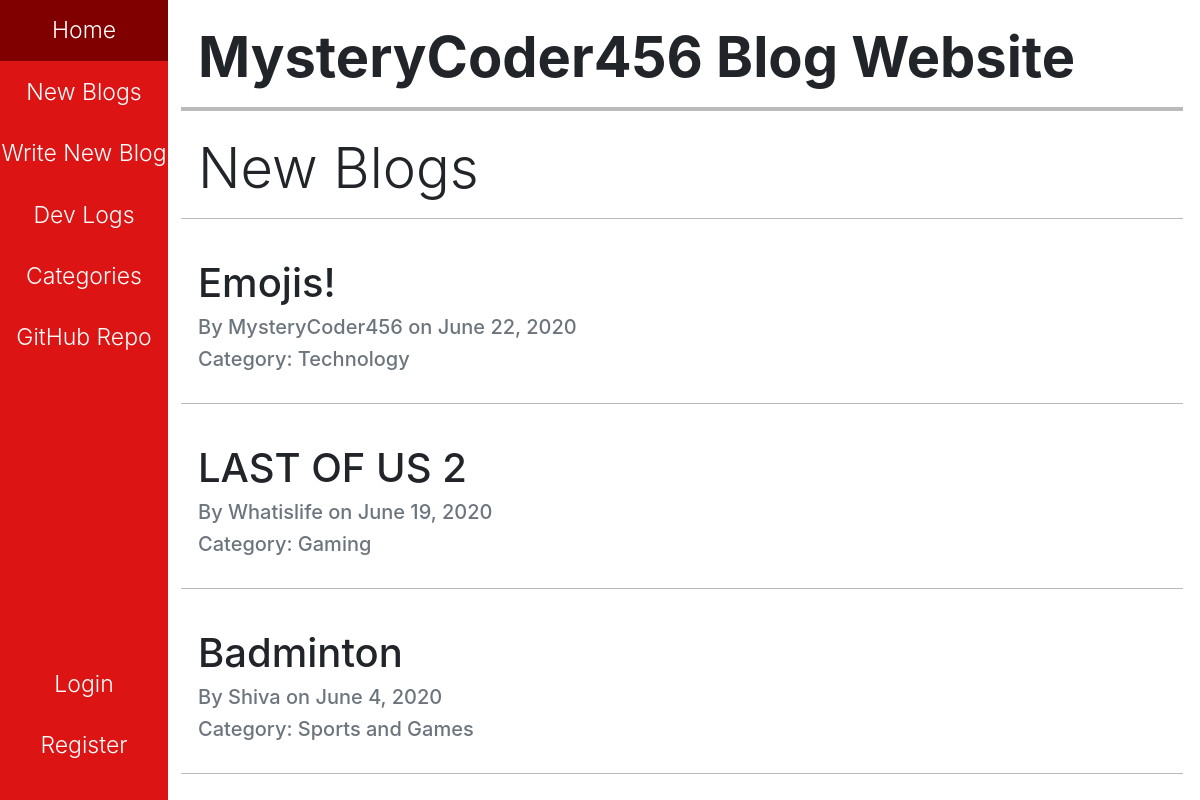
The app's page /blogs/ with its own data.
### blog/models.py (models this page shows, shortened)
class Blog(VoteModel, models.Model):
    blog_list = models.ForeignKey(BlogList, on_delete=models.CASCADE)
    title = models.CharField(max_length=100)
    author = models.CharField(max_length=150)
    creation_date = models.DateField()
    content = models.TextField(
        max_length=500,
        blank=True,
        validators=[MaxLengthValidator(500)]
    )

class BlogList(models.Model):
    name = models.CharField(max_length=50)

### blog/views.py (the view)
# urls.py: path("blogs/", views.blogs, name="new_blogs"),
def blogs(request):
    all_blogs = []
    for blog_list in BlogList.objects.all():
        if blog_list.name != "Dev Logs":
            all_blogs.extend(blog_list.blog_set.all())
    all_blogs.sort(key=lambda blog: blog.creation_date, reverse=True)
    return render(request, "blog/blogs.html", {"blog_set": all_blogs})

### blog/templates/blog/blogs.html (shortened to what this page needs)
{% extends 'blog/base.html' %}
{% block heading %}
    New Blogs
{% endblock %}
{% block main %}
    {% for blog in blog_set %}
        <hr style="height: 1px;">
        <br>
        <h1 class="blog-title"><a href="{% url 'blog_detail' blog.title %}">{{blog.title}}</a></h1>
        <div class="pb-2" style="line-height: 0.1rem;">
            <h5 class="text-muted">By {{blog.author}} on {{blog.creation_date}}</h5>
            <h5 class="text-muted">Category: {{blog.blog_list.name}}</h5>
        </div>
    {% endfor %}
    <hr style="height: 1px;">
{% endblock %}

### blog/templates/blog/base.html (shortened to what this page needs)
<!DOCTYPE html>
{% load static %}
<html lang="en">
<head>
    <link rel="stylesheet" href="https://stackpath.bootstrapcdn.com/bootstrap/4.3.1/css/bootstrap.min.css">
    <link rel="stylesheet" type="text/css" href="{% static 'blog/styles.css' %}">
</head>
<body>
    <div class="sidenav">
        <a href="{% url 'home' %}" class="font-weight-light">Home</a>
        <a href="{% url 'new_blogs' %}" class="font-weight-light">New Blogs</a>
        <a href="{% url 'create_blog' %}" class="font-weight-light">Write New Blog</a>
        <a href="{% url 'dev_logs' %}" class="font-weight-light">Dev Logs</a>
        <a href="{% url 'categories' %}" class="font-weight-light">Categories</a>
        <a href="https://github.com/MysteryCoder456/Blog-App" target="_blank" class="font-weight-light">GitHub Repo</a>
        <div class="auth-buttons pb-4">
            {% if user.is_authenticated %}
                <p class="font-weight-light">Signed In as {{user.username}}</p>
                <a href="{% url 'logout' %}" class="font-weight-light">Logout</a>
            {% else %}
                <a href="{% url 'login' %}" class="font-weight-light">Login</a>
                <a href="{% url 'register' %}" class="font-weight-light">Register</a>
            {% endif %}
        </div>
    </div>
    <div class="main mt-4">
        <h1 class="display-4 font-weight-bold">MysteryCoder456 Blog Website</h1>
        <hr style="height: 4px;" class="mb-4">
        <h1 class="display-4">{% block heading %}{% endblock %}</h1>
        {% block main %}
        {% endblock %}
    </div>
</body>
</html>

### blog/static/blog/styles.css (style rules this page uses)
:root { --sidebar-width: 14%; --sidebar-font-size: 23px; }
html { font-family: Montserrat, Helvetica, Arial; }
.sidenav { height: 100%; width: var(--sidebar-width); position: fixed; top: 0; left: 0; overflow-x: hidden; text-align: center; background-color: #DC1414; z-index: 99; }
.sidenav a { text-decoration: none; color: #ffffff; display: block; font-size: var(--sidebar-font-size); padding-top: 8%; padding-bottom: 8%; }
.auth-buttons { bottom: 0; width: 100%; position: absolute; }
.main { margin-left: var(--sidebar-width); padding-left: 30px; }
.blog-title a { text-decoration: none; color: inherit; }
hr { position: relative; left: -17px; background-color: #BBBBBB; border: none; width: 100%; }

### records on screen
Blog: title "Emojis!", author "MysteryCoder456", creation_date "June 22, 2020", blog_list.name "Technology"
Blog: title "LAST OF US 2", author "Whatislife", creation_date "June 19, 2020", blog_list.name "Gaming"
Blog: title "Badminton", author "Shiva", creation_date "June 4, 2020", blog_list.name "Sports and Games"
